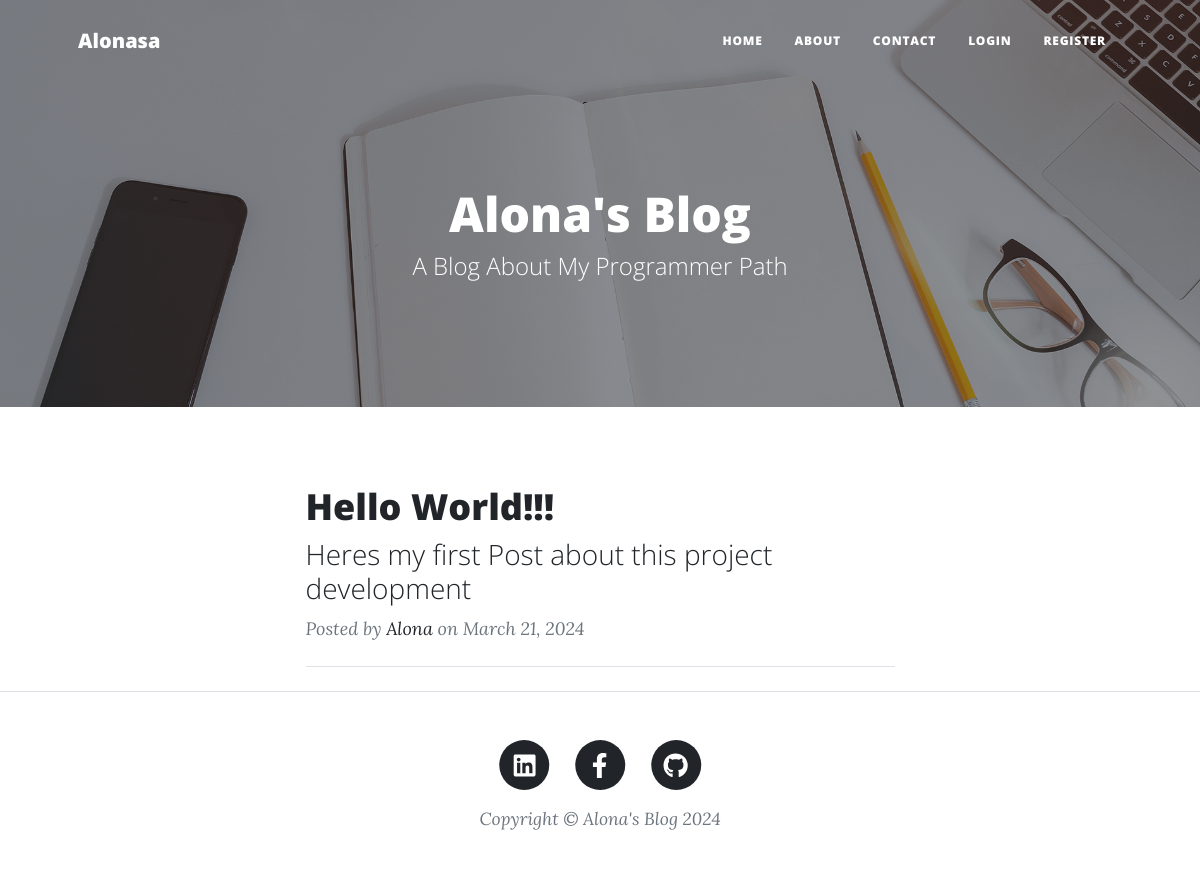
The page / on the database its author committed.
### server.py (models this page shows, shortened)
class BlogPost(db.Model):
    __tablename__ = "blog_posts"
    id: Mapped[int] = mapped_column(Integer, primary_key=True)
    title: Mapped[str] = mapped_column(String(250), nullable=False)
    subtitle: Mapped[str] = mapped_column(String(250), nullable=False)
    date: Mapped[str] = mapped_column(String(250), nullable=False)
    body: Mapped[str] = mapped_column(Text, nullable=False)
    author = relationship("User", back_populates="posts")
    author_id: Mapped[int] = mapped_column(Integer, ForeignKey('users.id'))
    img_url: Mapped[str] = mapped_column(String(250), nullable=False)
    comments = relationship("Comment", back_populates="parent_post")

class User(UserMixin, db.Model):
    __tablename__ = "users"
    id: Mapped[int] = mapped_column(Integer, primary_key=True, autoincrement=True)
    name: Mapped[str] = mapped_column(String(250), unique=True, nullable=False)
    email: Mapped[str] = mapped_column(String(250), unique=True, nullable=False)
    password: Mapped[str] = mapped_column(String(250), nullable=False)
    posts = relationship("BlogPost")
    comments = relationship("Comment", back_populates="author")

### server.py (the view)
@app.route("/")
def build_main():
    authenticated = current_user.is_authenticated
    posts = posts_list()
    return render_template("index.html", posts=posts, authenticated=authenticated)

### server.py (called while the page is built)
@app.context_processor
def inject_logged_in():
    def is_logged_in():
        return current_user.is_authenticated
    return dict(is_logged_in=is_logged_in)

def posts_list():
    get_posts = db.session.execute(db.select(BlogPost))
    posts = get_posts.scalars().all()
    return posts

@app.context_processor
def inject_year():
    current_year = datetime.now().year
    return {'current_year': current_year}

### templates/index.html (shortened to what this page needs)
{% extends "base.html" %}
{% block h1 %}Alona's Blog{% endblock %}
{% block description %}A Blog About My Programmer Path{% endblock %}
{% block content %}
<div class="container px-4 px-lg-5">
    <div class="row gx-4 gx-lg-5 justify-content-center">
        <div class="col-md-10 col-lg-8 col-xl-7">
            {% for post in posts %}
            <div class="post-preview position-relative">
                <a href="posts/post/{{post.id}}">
                    <h2 class="post-title">{{post.title}}</h2>
                    <h3 class="post-subtitle">{{post.subtitle}}</h3>
                </a>
                <p class="post-meta">
                    Posted by
                    <a href="authors/{{post.author.name.lower()}}">{{post.author.name}}</a>
                    on {{post.date}}
                </p>
            </div>
            <hr class="my-4"/>
            {% endfor %}
        </div>
    </div>
</div>
{% endblock %}

### rows shown on the page
BlogPost: title "Hello World!!!", subtitle "Heres my first Post about this project development", author.name "Alona", date "March 21, 2024"
